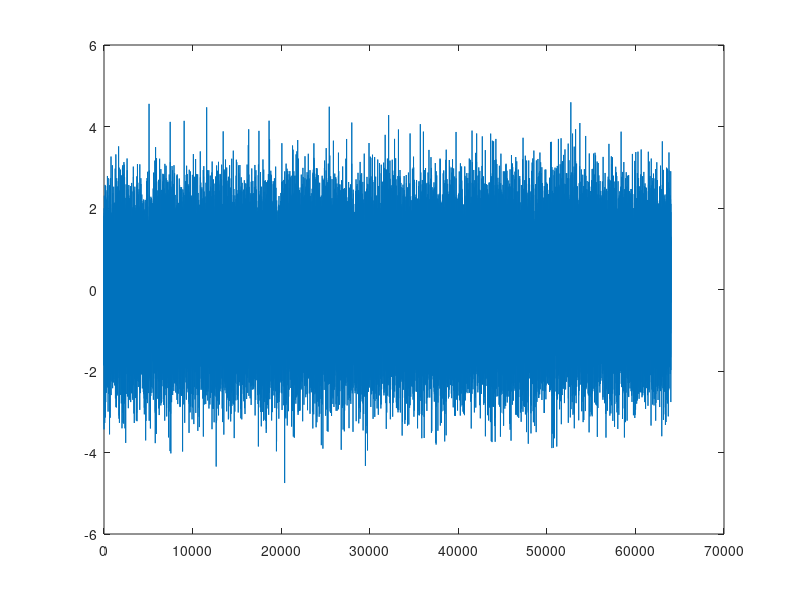

Write MATLAB code to recreate this figure. (Note: this script raises an error after producing the figure.)
%% Transmission / Reception parmaeters
sampling_rate = 250000;  % samples/second
frequency = 2497000000; % Hz
pulse_length = 10;
%% Read data files
% known.dat is the file containing known white noise. This will be used to
% aid us in finding the beginning of our data vector.
f1 = fopen('known1212.dat', 'r');
tmp = fread(f1,'float32');
fclose(f1);
known = tmp(1:2:end)+1i*tmp(2:2:end);
plot(tmp(2:2:end))

% The received signal. Contains a section of random white noise, a section
% of known white noise, and the data vector.
f1 = fopen('rx_image.dat', 'r');
tmp = fread(f1,'float32');
fclose(f1);
rx = tmp(1:2:end)+1i*tmp(2:2:end);

%% Find start of data using the known noise
close all;
% cross correlate the received data with the known noise to find the
% midpoint of the known noise in the received vector.

[corr, lags] = xcorr(rx, known);
%find the maximum amplitude in the fft.
[~, I] = max(abs(corr));
t = lags(I);

% figure; hold on;
start_data = (t + (length(known) / 2));

rx = rx - mean(rx);
data_only = rx(start_data: end); % Use portion of the data

%% Correct for offsets
% 10, 15, 0
% Kp = 10;
% Ki = 15;
% Kd = 0;
% locked = phase_locked_loop(data_only, Kp, Ki, Kd);
% plot(locked, '*');

Kp2 = 1;
Ki2 = 10;
Kd2 = 0;

corrected = zeros(length(data_only),1);

chunk_size = 10;
num_chunks = floor(length(data_only) / chunk_size);
for i = 1:num_chunks
    start_index = (i - 1) * chunk_size + 1;
    end_index = (i * chunk_size);
    data_chunk = data_only(start_index: end_index);
    [p_est, f_est] = estimate_frequency_offset(data_chunk);
    corrected(start_index: end_index) =  (data_only(start_index: end_index) .* exp(-1i * f_est .*t')) ./p_est;
end

averaged = zeros(length(data_only),1);
window = 2000;
num_windows = floor(length(data_only) / window);
% for i = 1:num_windows
%     start_index = (i - 1) * window + 1;
%     end_index = (i * window);
%     averaged(start_index:end_index) = ones(window, 1) * mean(corrected(start_index:end_index));
% end

for i = 1:num_windows
    start_index = (i - 1) * window + 1;
    end_index = (i * window);
    averaged(start_index:end_index) = ones(window, 1) * mean(corrected(start_index:end_index));
end
    
% corrected = corrected .* exp(pi/4);
plot(corrected, '*');



% t = linspace(0, length(data_only) / 250000, length(data_only)); 

% frequency_corrected = data_only .* exp(-1i * f_est .*t');
% phase_corrected = frequency_corrected ./ p_est;
% 
% figure;
% plot(frequency_corrected, '*');
% figure;
% plot(phase_corrected, '*');


% threshold_real = (real(locked) > 0) - (real(locked) <= 0);
% threshold_imag = (imag(locked) > 0) - (imag(locked) <= 0);
% 
% threshold_real = (real(corrected) > 0) - (real(corrected) <= 0);
% threshold_imag = (imag(corrected) > 0) - (imag(corrected) <= 0);

% figure;
% plot(threshold_imag, '*')
% figure;
% plot(threshold_real, 'o')

threshold_real = (real(averaged) > 0) - (real(averaged) <= 0);
threshold_imag = (imag(averaged) > 0) - (imag(averaged) <= 0);

figure;
plot(threshold_imag, '*')
figure;
plot(threshold_real, 'o')
% plot(x)
        
 